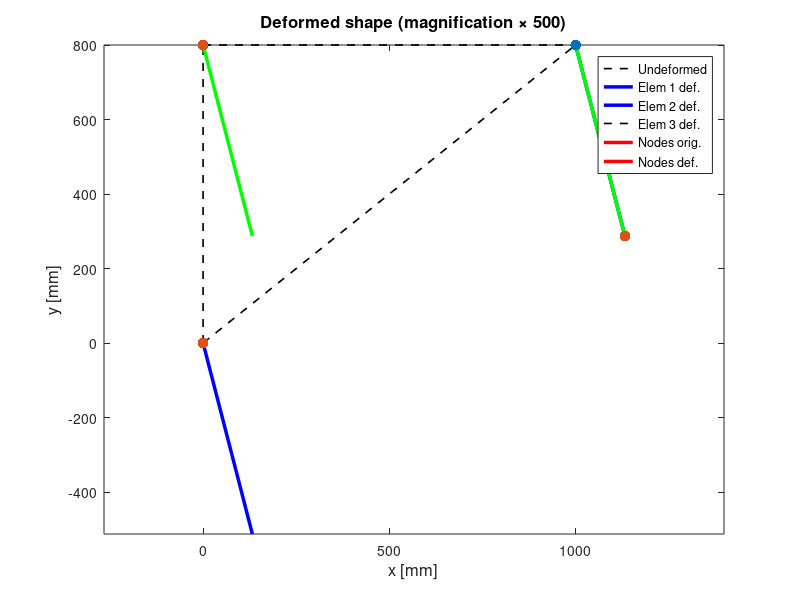
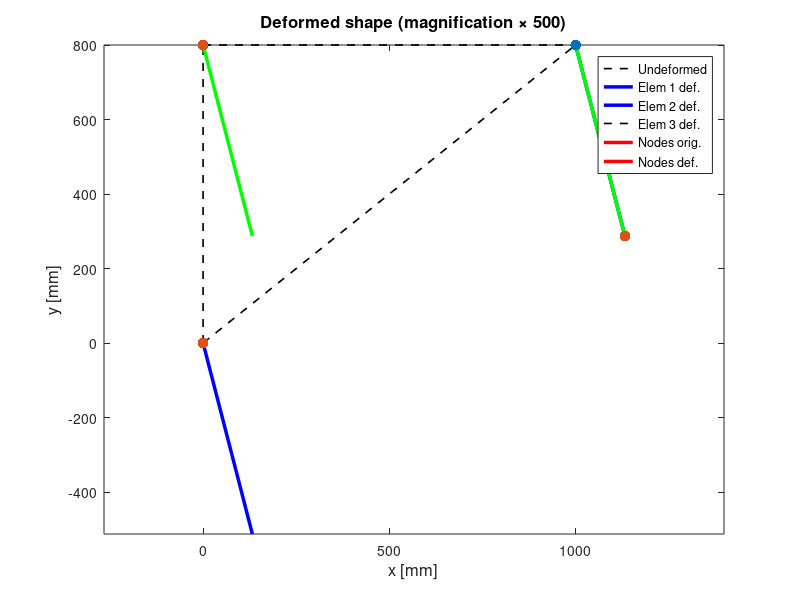

Source code (MATLAB) for these figures, in order:
% fem_truss_2d.m -- Chapter 4: Worked Example, 3-element 2D truss
% Nodes: 1=(0,0), 2=(1000,800), 3=(0,800) [mm]
% BCs:   node 1 pinned (U1=V1=0), node 3 pinned (U3=V3=0)
% Load:  Fy = -10000 N (downward) at node 2
% E = 210000 N/mm^2, A = 225 mm^2
clear; clc; close all;

%% --- Geometry and material ---
coords = [   0    0;    % node 1
           1000  800;   % node 2
              0  800];  % node 3
conn = [1 2;            % element 1: nodes 1->2 (diagonal)
        1 3;            % element 2: nodes 1->3 (vertical)
        3 2];           % element 3: nodes 3->2 (horizontal)
E = 210000;  % N/mm^2
A = 225;     % mm^2
nEl = 3;  nNodes = 3;  nDOF = 2*nNodes;

%% --- Element properties ---
fprintf('=== Element Properties ===\n');
fprintf('%-4s %-8s %-8s %-8s %-8s %-12s\n', ...
        'Elem', 'L [mm]', 'theta', 'c', 's', 'EA/L [N/mm]');
for e = 1:nEl
    n1 = conn(e,1); n2 = conn(e,2);
    dx = coords(n2,1) - coords(n1,1);
    dy = coords(n2,2) - coords(n1,2);
    Le(e)  = sqrt(dx^2 + dy^2);
    ce(e)  = dx / Le(e);
    se(e)  = dy / Le(e);
    EAL(e) = E * A / Le(e);
    theta  = atan2d(dy, dx);
    fprintf('%-4d %-8.4f %-8.2f %-8.4f %-8.4f %-12.4f\n', ...
            e, Le(e), theta, ce(e), se(e), EAL(e));
end

%% --- Element global stiffness matrices ---
K = zeros(nDOF);
for e = 1:nEl
    c = ce(e); s = se(e); k = EAL(e);
    ke = k * [ c^2   c*s  -c^2  -c*s;
               c*s   s^2  -c*s  -s^2;
              -c^2  -c*s   c^2   c*s;
              -c*s  -s^2   c*s   s^2];
    n1 = conn(e,1); n2 = conn(e,2);
    dofs = [2*n1-1, 2*n1, 2*n2-1, 2*n2];
    K(dofs, dofs) = K(dofs, dofs) + ke;
    fprintf('\nElement %d global stiffness [DOFs %d %d %d %d]:\n', ...
            e, dofs(1), dofs(2), dofs(3), dofs(4));
    disp(round(ke));
end

fprintf('\n=== Assembled 6x6 Global Stiffness Matrix K [N/mm] ===\n');
disp(round(K));

%% --- Loads and BCs ---
F = zeros(nDOF, 1);
F(4) = -10000;            % Fy at node 2 (DOF 4)

fixedDOFs = [1 2 5 6];   % node 1 and 3 pinned
freeDOFs  = [3 4];        % node 2 free (U2, V2)

%% --- Solve reduced system ---
Kff = K(freeDOFs, freeDOFs);
Ff  = F(freeDOFs);

fprintf('\n=== Reduced 2x2 Stiffness Matrix Kff [N/mm] ===\n');
disp(round(Kff));
fprintf('Load vector Ff [N]: [%.1f; %.1f]\n', Ff(1), Ff(2));

u_free = Kff \ Ff;
u = zeros(nDOF, 1);
u(freeDOFs) = u_free;

fprintf('\n=== Nodal Displacements ===\n');
fprintf('U2 = %+.6f mm\n', u(3));
fprintf('V2 = %+.6f mm\n', u(4));

%% --- Element axial forces ---
fprintf('\n=== Element Axial Forces ===\n');
N = zeros(1, nEl);
for e = 1:nEl
    c = ce(e); s = se(e);
    n1 = conn(e,1); n2 = conn(e,2);
    dofs = [2*n1-1, 2*n1, 2*n2-1, 2*n2];
    delta = [-c -s c s] * u(dofs);
    N(e) = EAL(e) * delta;
    if N(e) > 1e-6
        type = 'tension';
    elseif N(e) < -1e-6
        type = 'compression';
    else
        type = 'zero';
    end
    fprintf('N%d = %+.4f N  (%s)\n', e, N(e), type);
end

%% --- Reactions ---
R = K * u - F;
fprintf('\n=== Support Reactions ===\n');
fprintf('R1x = %+.4f N\n', R(1));
fprintf('R1y = %+.4f N\n', R(2));
fprintf('R3x = %+.4f N\n', R(5));
fprintf('R3y = %+.4f N\n', R(6));

fprintf('\n=== Global Equilibrium Check ===\n');
Fext = F;
fprintf('SumFx = %+.8f N\n', sum(R(1:2:end)) + sum(Fext(1:2:end)));
fprintf('SumFy = %+.8f N\n', sum(R(2:2:end)) + sum(Fext(2:2:end)));

%% --- Deformed shape figure ---
scale = 500;
figure('Color','white');
hold on; axis equal; box on;
colors = {'b','r','g'};
for e = 1:nEl
    n1 = conn(e,1); n2 = conn(e,2);
    xo = [coords(n1,1) coords(n2,1)];
    yo = [coords(n1,2) coords(n2,2)];
    xd = xo + scale * [u(2*n1-1) u(2*n2-1)]';
    yd = yo + scale * [u(2*n1  ) u(2*n2  )]';
    plot(xo, yo, 'k--', 'LineWidth', 1.2);
    plot(xd, yd, '-', 'Color', colors{e}, 'LineWidth', 2.5);
end
% Nodes undeformed
scatter(coords(:,1), coords(:,2), 60, 'ko', 'filled');
% Nodes deformed
xu = coords(:,1) + scale * u(1:2:end);
yu = coords(:,2) + scale * u(2:2:end);
scatter(xu, yu, 60, 'b^', 'filled');
xlabel('x [mm]', 'FontSize', 12);
ylabel('y [mm]', 'FontSize', 12);
title(sprintf('Deformed shape (magnification \\times %d)', scale), 'FontSize', 12);
legend('Undeformed', 'Elem 1 def.', 'Elem 2 def.', 'Elem 3 def.', ...
       'Nodes orig.', 'Nodes def.', 'Location', 'best');
exportgraphics(gcf, '../figures/truss2d_deformed.pdf', 'ContentType', 'vector');
exportgraphics(gcf, '../figures/truss2d_deformed.png', 'Resolution', 300);
fprintf('\nFigures saved to ../figures/truss2d_deformed.pdf/.png\n');
